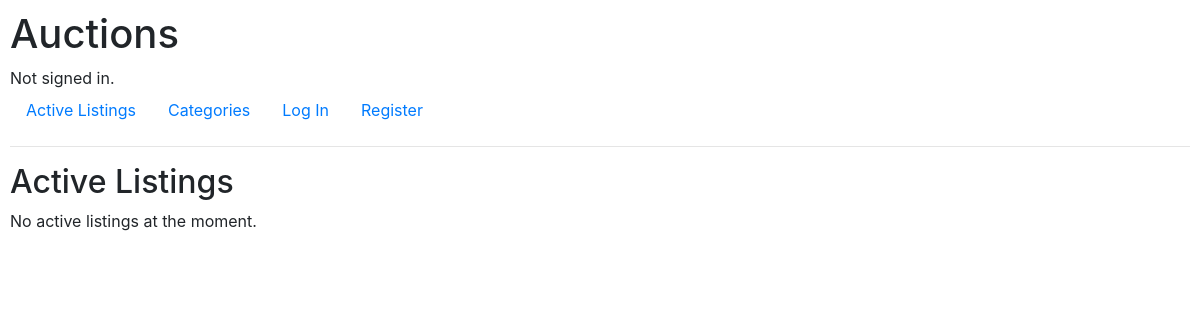
The app's page /, older data.
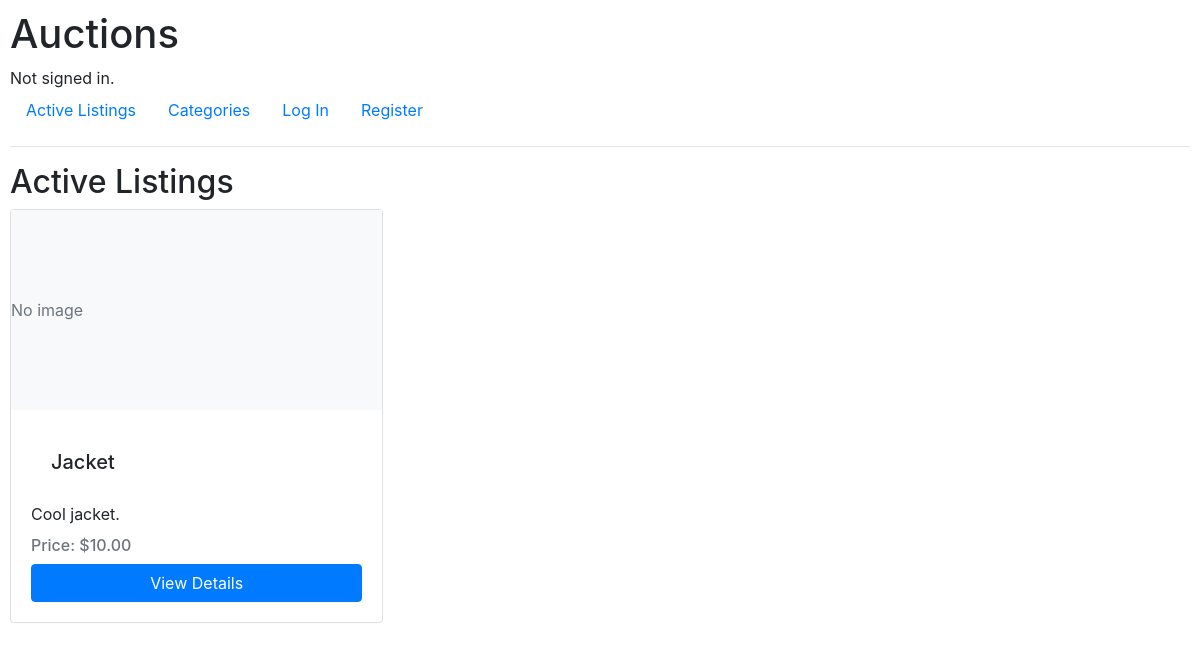
The same page, newer data.
### auctions/models.py (models this page shows, shortened)
class Listing(models.Model):
    title = models.CharField(max_length=64)
    description = models.TextField()
    starting_bid = models.DecimalField(max_digits=10, decimal_places=2)
    image_url = models.URLField(blank=True, null=True)
    category = models.ForeignKey(Category, on_delete=models.SET_NULL, null=True, blank=True, related_name="listings")
    creator = models.ForeignKey(User, on_delete=models.CASCADE, related_name="listings_created")
    is_active = models.BooleanField(default=True)
    created_at = models.DateTimeField(auto_now_add=True)
    watchlist = models.ManyToManyField(User, blank=True, related_name="watched_listings")
    winner = models.ForeignKey(User, on_delete=models.SET_NULL, null=True, blank=True, related_name="won_listings")

### auctions/views.py (the view)
# urls.py: path("", views.index, name="index"),
def index(request):
    active_listings = Listing.objects.filter(is_active=True).annotate(
        max_bid=Max('bids__amount')
    )
    return render(request, "auctions/index.html", {
        "listings": active_listings
    })

### auctions/templates/auctions/index.html
{% extends "auctions/layout.html" %}
{% block body %}
    <h2>Active Listings</h2>
    <div class="row">
        {% for listing in listings %}
            <div class="col-md-4 mb-4">
                <div class="card h-100">
                    {% if listing.image_url %}
                        <img src="{{ listing.image_url }}" class="card-img-top" alt="{{ listing.title }}" style="height: 200px; object-fit: cover;">
                    {% else %}
                        <div class="d-flex align-items-center bg-light" style="height: 200px;">
                            <span class="text-muted">No image</span>
                        </div>
                    {% endif %}
                    <div class="card-body d-flex flex-column">
                        <h5 class="card-body d-flex flex-column">{{ listing.title }}</h5>
                        <p class="card-text flex-grow-1">{{ listing.description }}</p>
                        <h6 class="card-subtitle mb-2 text-muted">
                            Price: ${{ listing.max_bid|default:listing.starting_bid }}
                        </h6>
                        <a href="{% url 'listing_page' listing.id %}" class="btn btn-primary mt-auto">View Details</a>
                    </div>
                </div>
            </div>
        {% empty %}
            <div class="col">
                <p>No active listings at the moment.</p>
            </div>
        {% endfor %}
    </div>
{% endblock %}

Row changes from the older to the newer data that the page shows:
added Listing: image_url "No image", title "Jacket", description "Cool jacket.", max_bid "10.00"
Text that changed along with them:
text no longer shown: "No active listings at the moment."
